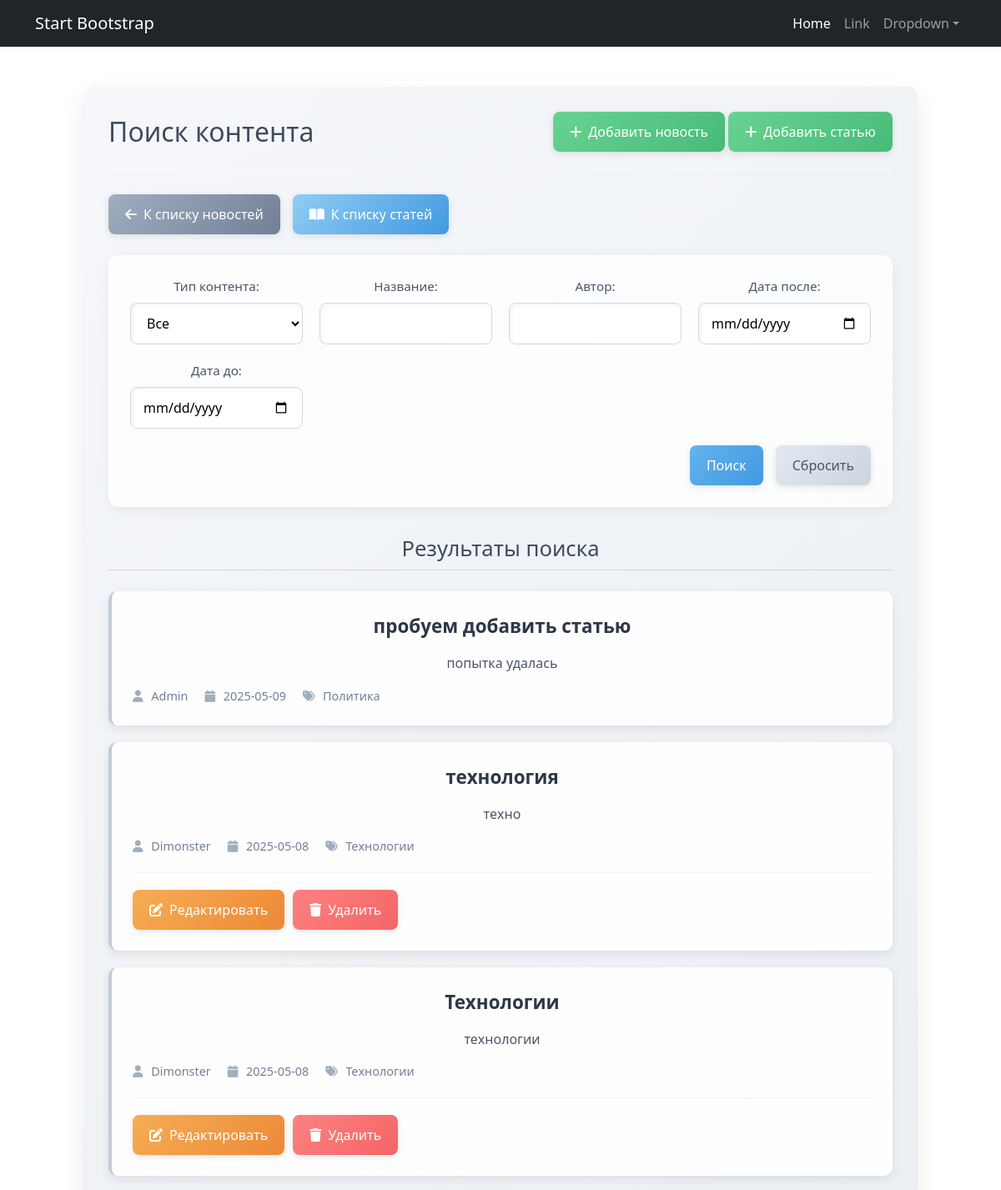
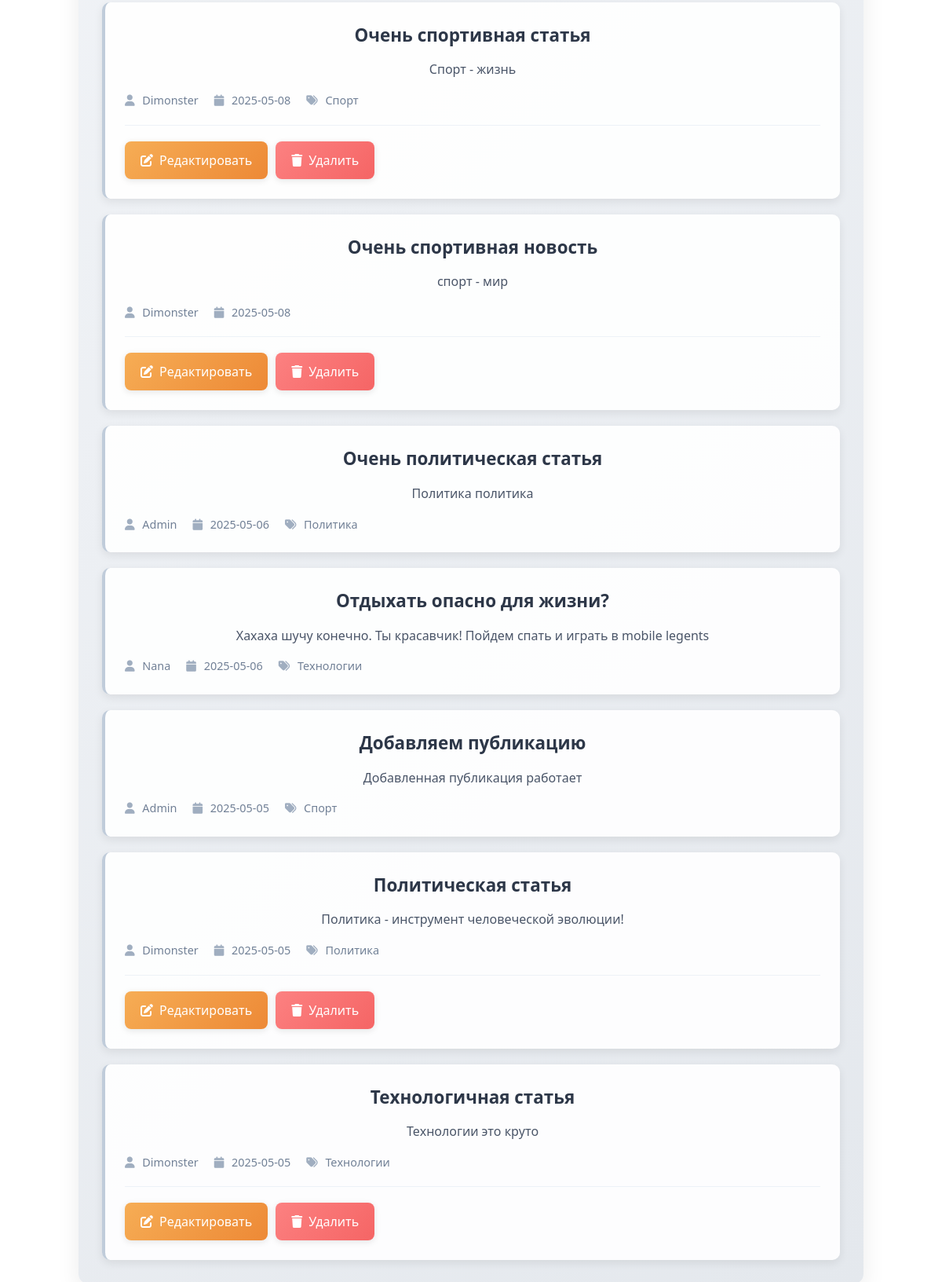
Page /news/search/ (signed in) on the committed database (2 pictures, top to bottom).
### info/models.py (models this page shows, shortened)
class Article(models.Model):
    title = models.CharField(max_length=200)
    content = models.TextField()
    pub_date = models.DateTimeField('date published')
    author = models.ForeignKey(User, on_delete=models.CASCADE, related_name='articles')
    categories = models.ManyToManyField(Category, related_name='articles', verbose_name="Категории")
    class Meta:
        permissions = [
            ('can_create_article', 'Может создавать статью'),
            ('can_edit_article', 'Может редактировать статью'),
            ('can_delete_article', 'Может удалять статью'),
        ]
    @property
    def is_article(self):
        return True

class Category(models.Model):
    name = models.CharField(max_length=255, unique=True)
    subscribers = models.ManyToManyField(User, related_name='subscribed_categories', blank=True)

class Post(models.Model):
    ARTICLE = 'AR'
    NEWS = 'NW'
    TYPE_CHOICES = [
        (ARTICLE, 'Статья'),
        (NEWS, 'Новость'),
    ]
    author = models.ForeignKey(User, on_delete=models.CASCADE, related_name='posts')
    type = models.CharField(max_length=2, choices=TYPE_CHOICES, default=NEWS)
    created_at = models.DateTimeField(auto_now_add=True)
    categories = models.ManyToManyField('Category', through='PostCategory')
    title = models.CharField(max_length=255)
    content = models.TextField()
    rating = models.IntegerField(default=0)
    @property
    def is_article(self):
        return self.type == self.ARTICLE

### info/views.py (the view, shortened to what this page needs)
# urls.py: path('news/search/', news_search, name='news_search'),
def news_search(request):
    form = NewsSearchForm(request.GET or None)
    content_type = request.GET.get('content_type', 'all')
    posts = Post.objects.all()
    articles = Article.objects.all()
    if content_type == 'news':
        results = posts
    elif content_type == 'articles':
        results = articles
    else:
        results = list(posts) + list(articles)
    if isinstance(results, list):
        results.sort(key=lambda x: x.created_at if hasattr(x, 'created_at') else x.pub_date, reverse=True)
    else:
        results = results.order_by('-created_at') if content_type == 'news' else results.order_by('-pub_date')
    paginator = Paginator(results, 10)
    page_number = request.GET.get('page')
    page_obj = paginator.get_page(page_number)
    return render(request, 'news_search.html', {
        'form': form,
        'results': page_obj,
        'content_type': content_type,
        'request': request
    })

### info/forms.py
class NewsSearchForm(forms.Form):
    title = forms.CharField(required=False, label='Название')
    author = forms.CharField(required=False, label='Автор')
    date_after = forms.DateField(required=False, label='Дата после', widget=forms.DateInput(attrs={'type': 'date'}))
    date_before = forms.DateField(required=False, label='Дата до', widget=forms.DateInput(attrs={'type': 'date'}))

### info/templatetags/my_filters.py (called while the page is built)
@register.filter(name='censor')
def censor(value):
    for pattern in BAD_PATTERNS:
        regex_pattern = re.compile(pattern, re.IGNORECASE)  # Игнорирование регистра
        value = regex_pattern.sub(lambda x: '*' * len(x.group()), value)
    return value

### templates/news_search.html (shortened to what this page needs)
{% extends 'default.html' %}
{% load my_filters %}
{% block content %}
<div class="search-container">
    <div class="search-header">
        <h1>Поиск контента</h1>
        {% if user.is_authenticated and user.groups.all %}
            {% for group in user.groups.all %}
                {% if group.name == 'Authors' %}
                    <div class="add-buttons">
                        <a href="{% url 'create' %}" class="btn btn-add">
                            <i class="fa fa-plus"></i> Добавить новость
                        </a>
                        <a href="{% url 'create_article' %}" class="btn btn-add">
                            <i class="fa fa-plus"></i> Добавить статью
                        </a>
                    </div>
                {% endif %}
            {% endfor %}
        {% endif %}
    </div>
    <div class="navigation-buttons">
        <a href="{% url 'news' %}" class="btn btn-back">
            <i class="fas fa-arrow-left"></i> К списку новостей
        </a>
        <a href="{% url 'articles' %}" class="btn btn-articles">
            <i class="fas fa-book-open"></i> К списку статей
        </a>
    </div>
    <form method="get" class="search-form">
        <div class="form-group">
            <label for="id_content_type">Тип контента:</label>
            <select id="id_content_type" name="content_type">
                <option value="all" {% if request.GET.content_type == 'all' %}selected{% endif %}>Все</option>
            </select>
        </div>
        <div class="form-group">
            <label for="id_title">Название:</label>
            <input type="text" id="id_title" name="title" value="{{ request.GET.title }}">
        </div>
        <div class="form-group">
            <label for="id_author">Автор:</label>
            <input type="text" id="id_author" name="author" value="{{ request.GET.author }}">
        </div>
        <div class="form-group">
            <label for="id_date_after">Дата после:</label>
            <input type="date" id="id_date_after" name="date_after" value="{{ request.GET.date_after }}">
        </div>
        <div class="form-group">
            <label for="id_date_before">Дата до:</label>
            <input type="date" id="id_date_before" name="date_before" value="{{ request.GET.date_before }}">
        </div>
        <div class="form-actions">
            <button type="submit" class="btn btn-primary">Поиск</button>
            <a href="{% url 'news_search' %}" class="btn btn-secondary">Сбросить</a>
        </div>
    </form>
    <h2 class="results-title">Результаты поиска</h2>
    <div class="results-list">
        {% for item in results %}
            <div class="result-card">
                <div class="result-title">
                    <a href="{% if item.is_article %}{% url 'article_detail' item.id %}{% else %}{% url 'news_detail' item.id %}{% endif %}">
                        {{ item.title|censor }}
                    </a>
                </div>
                <div class="result-preview">
                    {{ item.content|censor|truncatechars:100 }}
                </div>
                <div class="result-meta">
                    <span><i class="fa fa-user"></i>
                        {% if item.author.get_full_name %}
                            {{ item.author.get_full_name }}
                        {% else %}
                            {{ item.author.username }}
                        {% endif %}
                    </span>
                    <span><i class="fa fa-calendar"></i>
                        {% if item.is_article %}
                            {{ item.pub_date|date:"Y-m-d" }}
                        {% else %}
                            {{ item.created_at|date:"Y-m-d" }}
                        {% endif %}
                    </span>
                    {% if item.is_article and item.categories.all %}
                    <span><i class="fa fa-tags"></i>
                        {% for category in item.categories.all %}
                            {{ category.name }}{% if not forloop.last %}, {% endif %}
                        {% endfor %}
                    </span>
                    {% endif %}
                </div>
                {% if user.is_authenticated and user == item.author or user.is_superuser %}
                <div class="result-actions">
                    <a href="{% if item.is_article %}{% url 'edit_article' item.id %}{% else %}{% url 'edit_news' item.id %}{% endif %}"
                       class="btn btn-edit">
                        <i class="fa fa-edit"></i> Редактировать
                    </a>
                    <a href="{% if item.is_article %}{% url 'delete_article' item.id %}{% else %}{% url 'news_delete' item.id %}{% endif %}"
                       class="btn btn-delete"
                       onclick="return confirm('Вы уверены?')">
                        <i class="fa fa-trash"></i> Удалить
                    </a>
                </div>
                {% endif %}
            </div>
        {% empty %}
            <div class="no-results">Ничего не найдено.</div>
        {% endfor %}
    </div>
</div>
<link rel="stylesheet" href="https://cdnjs.cloudflare.com/ajax/libs/font-awesome/6.0.0/css/all.min.css">
{% endblock %}

### templates/news_search.html (style rules this page uses)
.search-container { max-width: 1000px; margin: 30px auto; padding: 30px; background: linear-gradient(135deg, #f5f7fa 0%, #e4e8ed 100%); min-height: 100vh; border-radius: 12px; box-shadow: 0 10px 30px rgba(0, 0, 0, 0.08); }
.search-header { display: flex; justify-content: space-between; align-items: center; margin-bottom: 30px; padding-bottom: 20px; border-bottom: 1px solid rgba(255, 255, 255, 0.5); }
.search-header h1 { color: #3d4c5e; font-size: 2rem; margin: 0; text-shadow: 1px 1px 2px rgba(255, 255, 255, 0.8); }
.navigation-buttons { display: flex; gap: 15px; margin-bottom: 25px; }
.search-form { background: rgba(255, 255, 255, 0.8); border-radius: 12px; box-shadow: 0 4px 15px rgba(0, 0, 0, 0.05); padding: 25px; margin-bottom: 35px; display: grid; grid-template-columns: repeat(auto-fill, minmax(200px, 1fr)); gap: 20px; border: 1px solid rgba(255, 255, 255, 0.7); }
.form-group { margin-bottom: 0; }
.search-form label { display: block; margin-bottom: 8px; color: #4a5568; font-weight: 500; font-size: 0.95rem; }
.search-form input[type="text"], .search-form input[type="date"], .search-form select { width: 100%; padding: 12px 15px; font-size: 1rem; border-radius: 8px; border: 1px solid #d1d9e6; background-color: #fff; transition: all 0.3s ease; box-shadow: inset 2px 2px 5px rgba(0, 0, 0, 0.05); }
.form-actions { grid-column: 1 / -1; display: flex; gap: 15px; justify-content: flex-end; align-items: center; }
.results-title { color: #3d4c5e; margin-bottom: 25px; font-size: 1.6rem; padding-bottom: 10px; border-bottom: 1px solid rgba(0, 0, 0, 0.1); }
.results-list { display: flex; flex-direction: column; gap: 20px; }
.result-card { background: rgba(255, 255, 255, 0.9); border-radius: 10px; box-shadow: 0 4px 12px rgba(0, 0, 0, 0.08); padding: 25px; transition: all 0.3s ease; border-left: 4px solid #c0ccda; }
.result-title a { color: #2d3748; text-decoration: none; font-size: 1.4em; font-weight: 600; transition: color 0.3s ease; }
.result-preview { color: #4a5568; margin: 15px 0; line-height: 1.6; }
.result-meta { display: flex; flex-wrap: wrap; gap: 20px; font-size: 0.9em; color: #718096; margin-top: 15px; }
.result-meta i { margin-right: 6px; color: #a0aec0; }
.result-actions { display: flex; gap: 10px; margin-top: 20px; padding-top: 20px; border-top: 1px solid #edf2f7; }
.btn { display: inline-flex; align-items: center; justify-content: center; gap: 8px; padding: 12px 20px; border-radius: 8px; font-weight: 500; text-decoration: none; transition: all 0.3s cubic-bezier(0.25, 0.8, 0.25, 1); border: none; cursor: pointer; font-size: 1em; box-shadow: 0 2px 8px rgba(0, 0, 0, 0.1); position: relative; overflow: hidden; }
.btn::after { content: ''; position: absolute; top: 0; left: 0; width: 100%; height: 100%; background: rgba(255, 255, 255, 0.2); transform: translateX(-100%); transition: transform 0.3s ease; }
.btn-back { background: linear-gradient(135deg, #a0aec0 0%, #718096 100%); color: white; }
.btn-articles { background: linear-gradient(135deg, #90cdf4 0%, #4299e1 100%); color: white; }
.btn-add { background: linear-gradient(135deg, #68d391 0%, #48bb78 100%); color: white; }
.btn-primary { background: linear-gradient(135deg, #63b3ed 0%, #4299e1 100%); color: white; }
.btn-secondary { background: linear-gradient(135deg, #e2e8f0 0%, #cbd5e0 100%); color: #4a5568; }
.btn-edit { background: linear-gradient(135deg, #f6ad55 0%, #ed8936 100%); color: white; }
.btn-delete { background: linear-gradient(135deg, #fc8181 0%, #f56565 100%); color: white; }
.result-card { animation: fadeIn 0.4s ease forwards; }

### rows in the picture
Article: title|censor "пробуем добавить статью", content|censor "попытка удалась", author.username "Admin", pub_date "2025-05-09"
Category: name "Политика"
Article: title|censor "технология", content|censor "техно", author.username "Dimonster", pub_date "2025-05-08", shows "Редактировать"
Category: name "Технологии"
Article: title|censor "Технологии", content|censor "технологии", author.username "Dimonster", pub_date "2025-05-08", shows "Редактировать"
Article: title|censor "Очень спортивная статья", content|censor "Спорт - жизнь", author.username "Dimonster", pub_date "2025-05-08", shows "Редактировать"
Category: name "Спорт"
Post: title|censor "Очень спортивная новость", content|censor "спорт - мир", author.username "Dimonster", created_at "2025-05-08", shows "Редактировать"
Article: title|censor "Очень политическая статья", content|censor "Политика политика", author.username "Admin", pub_date "2025-05-06"
Article: title|censor "Отдыхать опасно для жизни?", content|censor "Хахаха шучу конечно. Ты красавчик! Пойдем спать и играть в mobile legents", author.username "Nana", pub_date "2025-05-06"
Article: title|censor "Добавляем публикацию", content|censor "Добавленная публикация работает", author.username "Admin", pub_date "2025-05-05"
Article: title|censor "Политическая статья", content|censor "Политика - инструмент человеческой эволюции!", author.username "Dimonster", pub_date "2025-05-05", shows "Редактировать"
Article: title|censor "Технологичная статья", content|censor "Технологии это круто", author.username "Dimonster", pub_date "2025-05-05", shows "Редактировать"
